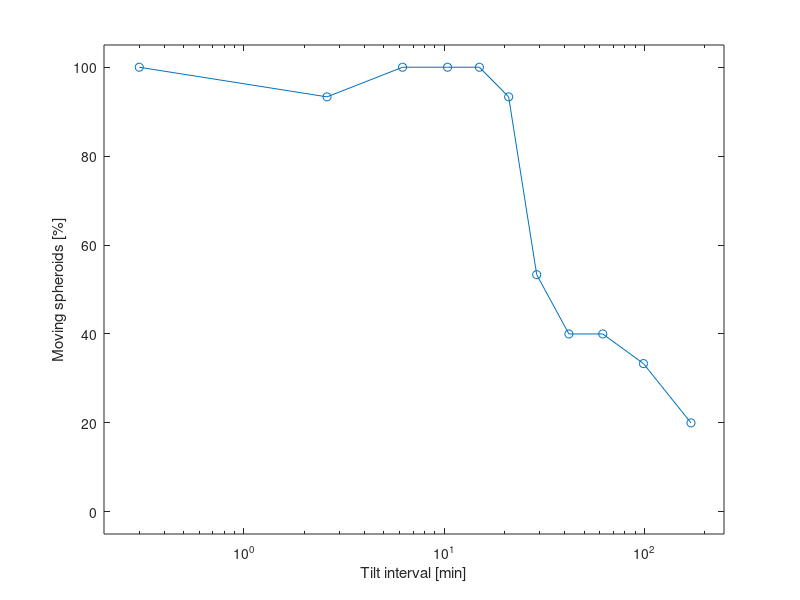

The MATLAB source for this figure:
% making figure showing the dependence of the number of moving tissues in a
% chip on the tilt time interval
figure(1);
movingTissues = [15,14,15,15,15,14,8,6,6,5,3]./15 * 100
tiltIntervalMin = [0.3,2.6,6.2,10.4,15,21,29,42,62,99,171];
semilogx(tiltIntervalMin, movingTissues, 'o-');
ylim([-5 105]);
xlim([0.2 250]);
xlabel('Tilt interval [min]');
ylabel('Moving spheroids [%]');
